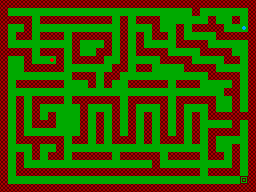

The image is a tile-based game level rendered from a .tmx file. Its description and complete source (layers, tilesets, objects, tile grids) follow:
An orthogonal 32x24 tile map with 8x8 px tiles, 1 tile layer (Tile Layer 1).

<map version="1.10" tiledversion="1.11.2" orientation="orthogonal" renderorder="right-down" width="32" height="24" tilewidth="8" tileheight="8" infinite="0" nextlayerid="3" nextobjectid="1">
 <editorsettings>
  <export target="../../assets/level1.csv" format="csv" />
 </editorsettings>
 <tileset firstgid="1" name="level1_tileset" tilewidth="8" tileheight="8" tilecount="8" columns="8">
  <image source="../graphics/level1/level1_tileset.png" width="64" height="8" />
  <tile id="0">
   <properties>
    <property name="name" type="int" value="0" />
   </properties>
  </tile>
  <tile id="1">
   <properties>
    <property name="name" type="int" value="1" />
   </properties>
  </tile>
  <tile id="2">
   <properties>
    <property name="name" type="int" value="3" />
   </properties>
  </tile>
  <tile id="3">
   <properties>
    <property name="name" type="int" value="3" />
   </properties>
  </tile>
  <tile id="4">
   <properties>
    <property name="name" type="int" value="4" />
   </properties>
  </tile>
  <tile id="5">
   <properties>
    <property name="name" type="int" value="4" />
   </properties>
  </tile>
  <tile id="6">
   <properties>
    <property name="name" type="int" value="2" />
   </properties>
  </tile>
  <tile id="7">
   <properties>
    <property name="name" type="int" value="2" />
   </properties>
  </tile>
 </tileset>
 <layer id="1" name="Tile Layer 1" width="32" height="24">
  <data encoding="csv">
1,1,1,1,1,1,1,1,1,1,1,1,1,1,1,1,1,1,1,1,1,1,1,1,1,1,1,1,1,1,1,1,
1,2,2,2,2,2,2,2,2,2,2,2,2,2,2,2,2,2,2,2,2,2,2,2,1,2,2,2,2,2,2,1,
1,1,1,1,2,1,1,1,1,1,1,1,1,1,2,1,2,1,1,1,2,2,2,2,2,2,1,2,2,1,2,1,
1,2,2,1,2,2,2,2,2,2,2,2,2,2,2,1,2,2,2,1,2,2,1,2,1,1,1,1,2,2,5,1,
1,2,1,1,2,1,1,1,2,1,1,1,1,1,2,1,2,1,2,1,1,2,1,2,2,2,2,1,1,1,1,1,
1,2,2,2,2,2,2,2,2,1,2,2,2,1,2,1,2,1,2,2,2,2,1,1,1,1,2,2,2,2,2,1,
1,1,1,1,2,1,1,1,2,1,2,2,1,1,2,1,2,1,1,1,1,2,2,2,2,1,1,1,1,2,2,1,
1,2,2,1,2,2,3,1,2,1,1,1,1,2,2,1,2,2,2,2,1,1,1,1,2,2,2,2,1,1,2,1,
1,2,2,1,1,1,1,1,2,2,2,2,2,2,1,1,2,1,1,2,2,2,2,1,1,1,1,2,2,2,2,1,
1,2,2,2,2,2,2,2,2,1,1,1,2,1,1,2,2,2,2,2,2,2,2,2,2,2,1,1,1,1,2,1,
1,2,1,1,1,1,1,1,2,2,2,1,2,1,2,2,1,1,1,1,1,2,1,1,1,2,2,2,2,1,2,1,
1,2,2,2,2,2,2,2,2,2,2,2,2,2,2,2,2,2,2,2,2,2,2,2,2,2,2,2,1,1,2,1,
1,2,1,2,1,1,1,1,2,1,1,1,1,1,1,2,1,1,1,1,1,2,1,1,1,1,1,2,2,1,2,1,
1,2,1,2,1,2,2,2,2,2,1,2,2,2,1,2,1,2,2,2,1,2,1,2,2,2,1,2,2,1,2,1,
1,2,1,2,1,2,1,2,2,2,1,2,1,2,1,2,1,2,1,2,1,2,1,2,1,2,1,1,1,1,1,1,
1,2,1,2,1,1,1,2,2,2,1,2,1,2,1,2,1,2,1,2,1,2,1,2,1,2,2,2,2,1,2,1,
1,2,1,2,2,2,2,2,2,2,1,2,1,2,1,2,1,2,1,2,1,2,1,2,1,2,1,1,1,1,2,1,
1,2,1,1,1,1,1,1,2,1,1,2,1,2,1,1,1,2,1,2,1,1,1,2,1,2,1,2,2,2,2,1,
1,2,2,2,1,2,2,1,2,2,2,2,2,2,2,2,2,2,2,2,2,2,2,2,2,2,1,2,2,1,2,1,
1,2,1,2,1,2,1,1,2,1,1,1,1,1,2,1,1,1,1,1,2,1,1,1,1,2,1,1,2,1,2,1,
1,2,1,2,2,2,2,2,2,2,2,2,2,2,2,2,2,2,2,1,2,2,2,2,2,2,2,2,2,1,2,1,
1,2,1,1,1,1,1,1,1,1,1,1,1,1,1,1,1,1,1,1,1,1,1,1,1,2,1,1,1,1,2,1,
1,2,2,2,2,2,2,2,2,2,2,2,2,2,2,2,2,2,2,2,2,2,2,2,2,2,2,2,2,2,7,1,
1,1,1,1,1,1,1,1,1,1,1,1,1,1,1,1,1,1,1,1,1,1,1,1,1,1,1,1,1,1,1,1
</data>
 </layer>
</map>
